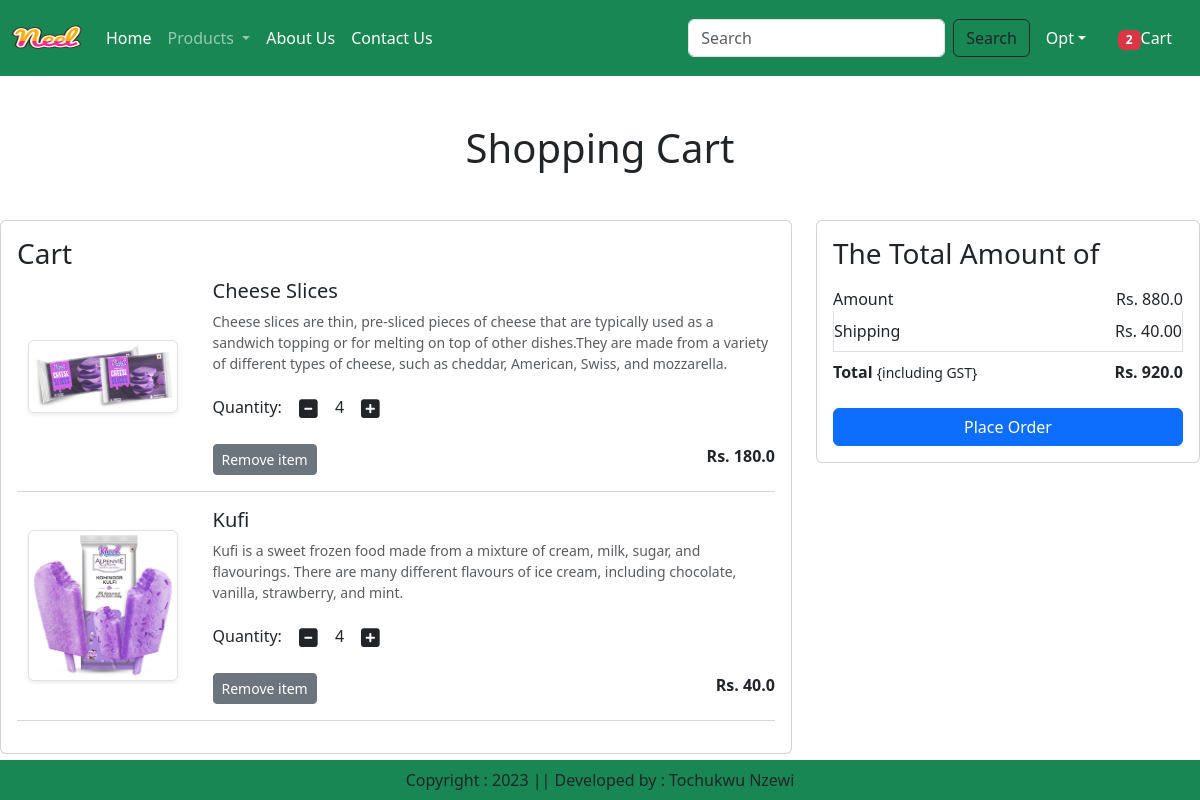
The page /cart/ (signed in) on the database as committed earlier.
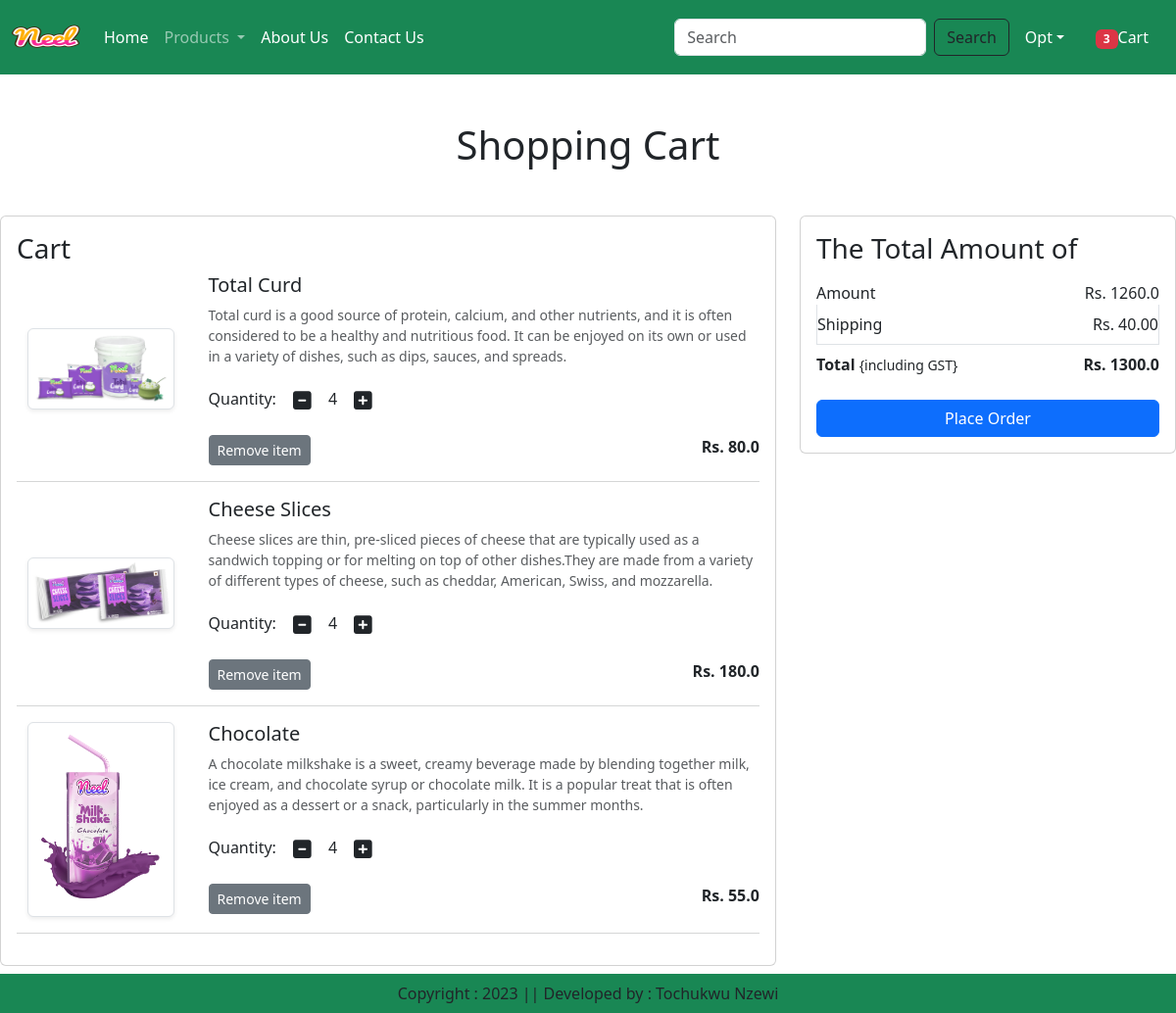
The same page on the database as committed later.
### app/models.py (models this page shows, shortened)
class Cart(models.Model):
    user = models.ForeignKey(User,on_delete=models.CASCADE)
    product = models.ForeignKey(Product,on_delete=models.CASCADE)
    quantity = models.PositiveIntegerField(default=1)

class Product(models.Model):
    title = models.CharField(max_length=100)
    selling_price = models.FloatField()
    discounted_price = models.FloatField()
    description = models.TextField(default='')
    composition = models.TextField(default='')
    prodapp = models.TextField(default='')
    category = models.CharField(choices=CATEGORY_CHOICES, max_length=2)
    product_image = models.ImageField(upload_to='product')

### app/views.py (the view)
# urls.py: path('cart/', views.show_cart, name='showcart'),
@login_required
def show_cart(request):
    user = request.user
    cart = Cart.objects.filter(user=user)
    amount = 0
    for p in cart:
        value = p.quantity * p.product.discounted_price
        amount = amount + value
    totalamount = amount + 40
    totalitem = 0
    wishitem=0
    if request.user.is_authenticated:
            totalitem = len(Cart.objects.filter(user=request.user))
            wishitem = len(Wishlist.objects.filter(user=request.user))
    return render(request, 'app/addtocart.html',locals())

### app/templates/app/addtocart.html (shortened to what this page needs)
{% extends 'app/base.html' %}
{% load static %}
{% block main-content %}
<div class="conatiner my-5">
    <div class="row">
        {% if cart %}
         <h1 class="text-center mb-5">Shopping Cart</h1>
         <div class="col-sm-8">
             <div class="card">
                 <div class="card-body">
                     <h3>Cart</h3>
                     {% for item in cart %}
                     <div class="row">
                         <div class="col-sm-3 text-center align-self-center"><img src="{{item.product.product_image.url}}" alt="" srcset="" class="img-fluid img-thumbnail shadow-sm" height="150" width="150"></div>
                         <div class="col-sm-9">
                             <div>
                                 <h5>{{item.product.title}}</h5>
                                 <p class="mb-2 text-muted small">{{item.product.description}}</p>
                                 <div class="my-3">
                                     <label for="quantity">Quantity:</label>
                                     <a class="minus-cart btn" pid="{{item.product.id}}"><i class="fas fa-minus-square fa-lg"></i></a>
                                        <span id="quantity">{{item.quantity}}</span>
                                    <a class="plus-cart btn" pid={{item.product.id}}><i class="fas fa-plus-square fa-lg"></i></a>
                                 </div>
                                 <div class="d-flex justify-content-between">
                                   <a href="#" class="remove-cart btn btn-sm btn-secondary mr-3" pid={{item.product.id}}>Remove item</a>
                                   <p class="mb-0"><span><strong>Rs. {{item.product.discounted_price}}</strong></span></p>
                                 </div>
                             </div>
                         </div>
                     </div>
                     <hr class="text-muted">
                     {% endfor %}
                 </div>
             </div>
         </div>
         <div class="col-sm-4">
             <div class="card">
                 <div class="card-body">
                     <h3>The Total Amount of</h3>
                     <ul class="list-group">
                        <li class="list-group-item d-flex justify-content-between align-items-center border-0 px-0 pb-0">Amount<span id="amount">Rs. {{amount}}
                        </span></li>
                        <li class="list-group-item d-flex justify-content-between align-items-center px-0">Shipping<span>Rs. 40.00</span></li>
                        <li class="list-group-item d-flex justify-content-between align-items-center border-0 px-0 mb-3">
                            <div>
                                <strong>Total</strong> <small>{including GST}</small>
                            </div>
                            <span id="totalamount"><strong>Rs. {{totalamount}}</strong></span>
                        </li>
                     </ul>
                     <div class="d-grid"><a href="{% url 'checkout' %}" class="btn btn-primary">Place Order</a></div>
                 </div>
             </div>
         </div>
         {% else %}
            <h1 class="text-center mb-5">Cart is Empty</h1>
        {% endif %}
    </div>
</div>
{% endblock main-content %}

### app/templates/app/base.html (shortened to what this page needs)
<!DOCTYPE html>
{% load static %}
<html lang="en">
  <head>
    <link
      href="https://cdn.jsdelivr.net/npm/bootstrap@5.3.0-alpha1/dist/css/bootstrap.min.css"
      rel="stylesheet"
    />
    <link rel="stylesheet" href="{% static 'app/css/owl.carousel.min.css'%}" />
    <link rel="stylesheet" href="{% static 'app/css/all.min.css'%}" />
    <link rel="stylesheet" href="{% static 'app/css/style.css'%}" />
  </head>
  <body>
    <nav class="navbar navbar-expand-lg navbar-dark bg-success">
      <div class="container-fluid">
        <a class="navbar-brand" href="#">
          <img
            src="{% static 'app/images/banner/product/neel.png' %}"
            width="70"
            height="50"
          />
        </a>
        <div class="collapse navbar-collapse" id="navbarSupportedContent">
          <ul class="navbar-nav me-auto mb-2 mb-lg-0">
            {% if request.user.is_authenticated %}
            <li class="nav-item">
              <a class="nav-link active" aria-current="page" href="/">Home</a>
            </li>
            <li class="nav-item dropdown">
              <a
                class="nav-link dropdown-toggle"
                href="#"
                role="button"
                data-bs-toggle="dropdown"
                aria-expanded="false"
              >
                Products
              </a>
            </li>
            <l1 class="nav-item">
              <a class="nav-link text-white" href="{% url 'about' %}">About Us</a>
            </l1>
            <l1 class="nav-item">
              <a class="nav-link text-white" href="{% url 'contact' %}">Contact Us</a>
            </l1>
          </ul>
          <form class="d-flex" role="search" action="/search">
            <input
              class="form-control me-2"
              type="search"
              placeholder="Search"
              name ="search"
              aria-label="Search"
            />
            <button class="btn btn-outline-dark" type="submit">
              Search
            </button>
          </form>
        </div>
        <ul class="navbar-nav me-auto mb-2 mb-lg-0">
          <l1 class="nav-item dropdown mx-2">
            <a
              class="nav-link dropdown-toggle text-white"
              href="#"
              id="profileDropdown"
              role="button"
              data-bs-toggle="dropdown"
              aria-expanded="false"
              >Opt</a
            >
          </l1>
          <l1 class="nav-item mx-2">
            <a href="{% url 'showcart' %}" class="nav-link text-white"><span class="badge bg-danger">{% if totalitem > 0 %} {{totalitem}} {% endif %}</span>Cart</a>
          </l1>
          {% endif %}
        </ul>
      </div>
    </nav>
    {% block main-content %}{% endblock main-content %}
    <footer
      class="container-fluid fixed-bottom bg-success text-center p-2 mt-5"
    >
      Copyright : 2023 || Developed by : Tochukwu Nzewi
    </footer>
  </body>
</html>

Rows that differ between the two databases and show on the page:
removed Cart: product.product_image (picture), product "Kufi", product.description "Kufi is a sweet frozen food made from a mixture of cream, milk, sugar, and flavourings. There are many different flavours of ice cream, including chocolate, vanilla, strawberry, and mint.", quantity "4", product.discounted_price "40.0"
added Cart: product.product_image (picture), product "Total Curd", product.description "Total curd is a good source of protein, calcium, and other nutrients, and it is often considered to be a healthy and nutritious food. It can be enjoyed on its own or used in a variety of dishes, such as dips, sauces, and spreads.", quantity "4", product.discounted_price "80.0"
added Cart: product.product_image (picture), product "Chocolate", product.description "A chocolate milkshake is a sweet, creamy beverage made by blending together milk, ice cream, and chocolate syrup or chocolate milk. It is a popular treat that is often enjoyed as a dessert or a snack, particularly in the summer months.", quantity "4", product.discounted_price "55.0"
Other text that changed with them:
{{ totalitem }}: "2" → "3"
{{ amount }}: "880.0" → "1260.0"
{{ totalamount }}: "920.0" → "1300.0"
